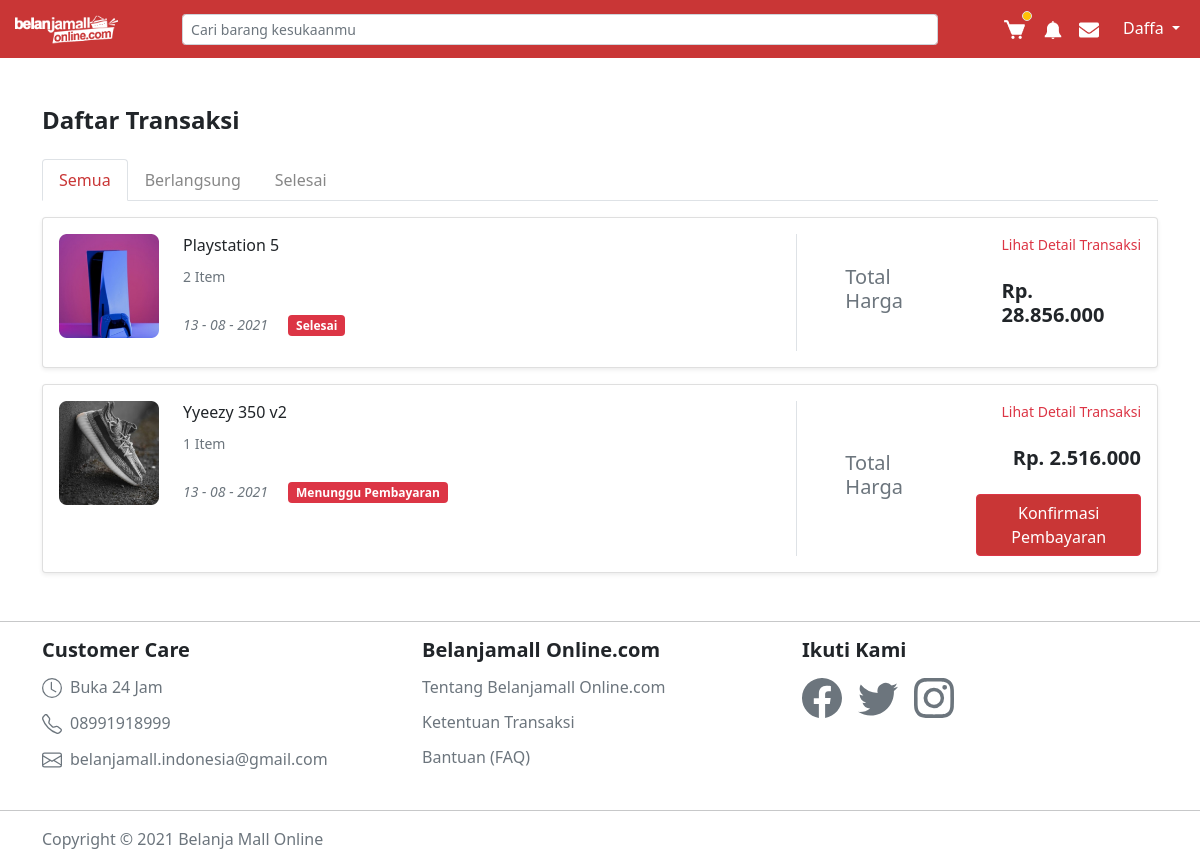
The app's page /transaksi.php (signed in) with its own data.
### tables this page shows
CREATE TABLE `transaksi` (
  `id` int(11) NOT NULL,
  `id_produk` int(11) NOT NULL,
  `total_bayar` int(11) NOT NULL,
  `produk_ongkos` int(11) NOT NULL,
  `status` int(11) NOT NULL,
  `tgl_pembelian` timestamp NOT NULL DEFAULT current_timestamp(),
  `kurir` varchar(255) NOT NULL,
  `kurir_ongkos` int(11) NOT NULL,
  `jenis_pembayaran` varchar(200) NOT NULL,
  `jumlah_produk` int(11) NOT NULL,
  `id_user` int(11) NOT NULL
);

CREATE TABLE `produk` (
  `id` int(11) NOT NULL,
  `nama` varchar(250) NOT NULL,
  `harga` int(11) NOT NULL,
  `gambar` varchar(255) NOT NULL,
  `deskripsi` text NOT NULL DEFAULT 'Lorem ipsum dolor sit amet, consectetur adipiscing elit. Praesent nisl tortor, ultrices vel cursus vitae, viverra sit amet erat. Suspendisse libero mauris, vehicula non ante sed, porta pharetra leo. Cras nec justo ipsum. Nulla tempor nulla sit amet tincidunt aliquam. Fusce tempor odio eu eros egestas eleifend. Nam mattis finibus nibh cursus accumsan. Praesent quam urna, pulvinar sit amet ex quis, bibendum efficitur mi. Sed pulvinar sem eu arcu pharetra euismod.',
  `berat` decimal(10,2) NOT NULL DEFAULT 10.00,
  `kategori` varchar(50) NOT NULL DEFAULT 'kategori_produk',
  `merk` varchar(50) NOT NULL DEFAULT 'merk_produk',
  `is_promo` int(2) NOT NULL DEFAULT 0
);

### transaksi.php (the view, shortened to what this page needs)
<?php
    include_once("config/connection.php");
    include_once("layout/header.php");
?>
<?php
    include_once("layout/navbar.php");
?>
<div class="container my-5">
    <h4 class="fw-bold">Daftar Transaksi</h4>
    <nav class="mt-4">
        <div class="nav nav-tabs" id="nav-tab" role="tablist">
            <button class="nav-link active" id="nav-home-tab" data-bs-toggle="tab" data-bs-target="#nav-home"
                type="button" role="tab" aria-controls="nav-home" aria-selected="true">Semua</button>
            <button class="nav-link" id="nav-profile-tab" data-bs-toggle="tab" data-bs-target="#nav-profile"
                type="button" role="tab" aria-controls="nav-profile" aria-selected="false">Berlangsung</button>
            <button class="nav-link" id="nav-contact-tab" data-bs-toggle="tab" data-bs-target="#nav-contact"
                type="button" role="tab" aria-controls="nav-contact" aria-selected="false">Selesai</button>
        </div>
    </nav>
    <div class="tab-content" id="nav-tabContent">
        <div class="tab-pane fade show active" id="nav-home" role="tabpanel" aria-labelledby="nav-home-tab">
            <?php
                $query = "SELECT t.*, p.nama pnama, p.gambar pgambar, p.harga pharga FROM transaksi t JOIN produk p ON t.id_produk = p.id WHERE id_user = $id_user";
                if ($row = mysqli_query($con, $query)):
                    while ($data = mysqli_fetch_assoc($row)):
            ?>
            <div class="card mt-3 rounded shadow-sm">
                <div class="card-body">
                    <div class="row">
                        <div class="col-8">
                            <div class="d-flex align-items-center">
                                <img src="assets/homepage/<?= $data['pgambar'] ?>" alt="gambar" class="img-fluid"
                                    width="100">
                                <div class="ms-4">
                                    <div>
                                        <h6><?= $data['pnama'] ?>
                                        </h6>
                                        <small class="text-muted"><?= $data['jumlah_produk'] ?>
                                            Item
                                        </small>
                                    </div>
                                    <div class="mt-4">
                                        <small
                                            class="text-muted me-3 fst-italic"><?= date_format(date_create($data['tgl_pembelian']), "d - m - Y") ?></small>
                                        <span class="badge bg-danger"><?php
                                        switch ($data['status']) {
                                            case 1:
                                                echo "Menunggu Pembayaran";
                                                break;
                                            case 3:
                                                echo "Selesai";
                                                break;
                                        }
                                    ?>
                                        </span>
                                    </div>
                                </div>
                            </div>
                        </div>
                        <div class="col">
                            <div class="d-flex align-items-center border-start justify-content-between">
                                <h5 class="text-muted ms-5 me-5">Total Harga</h5>
                                <div class="d-flex flex-column align-items-end">
                                    <small class="text-danger" type="button" data-bs-toggle="modal"
                                        data-bs-target="#produk1<?=$data['id']?>">Lihat
                                        Detail Transaksi</small>
                                    <h5 class="card-text fw-bold mt-4 mb-4">
                                        <?= "Rp. " . number_format($data['total_bayar'], 0, ",", ".") ?>
                                    </h5>
                                    <?php if ($data['status'] < 3): ?>
                                    <button type="button" class="btn btn-danger bg-red px-3" data-bs-toggle="modal"
                                        data-bs-target="#produkConfirm1<?=$data['id']?>">
                                        <?php
                                    switch ($data['status']) {
                                        case 1:
                                            echo "Konfirmasi Pembayaran";
                                            break;
                                    }
                                ?>
                                    </button>
                                    <?php endif; ?>
                                </div>
                            </div>
                        </div>
                    </div>
                </div>
            </div>
            <?php
                    endwhile;
                endif;
            ?>
        </div>
    </div>
</div>
<?php
    include_once("layout/footer.php");

### styles/index.css (style rules this page uses)
.bg-red { background-color: #C93636 !important; }
.nav-tabs > .active { color: #C93636 !important; }
.nav-tabs > :not(.active) { color: #878787 !important; }

### records on screen
transaksi: id_produk.gambar (picture), id_produk.nama "Playstation 5", jumlah_produk "2", tgl_pembelian "13 - 08 - 2021", status "Selesai", total_bayar "28.856.000"
transaksi: id_produk.gambar (picture), id_produk.nama "Yyeezy 350 v2", jumlah_produk "1", tgl_pembelian "13 - 08 - 2021", status "Menunggu Pembayaran", total_bayar "2.516.000"

### other values on screen
explode(" ", $_SESSION['nama'])[0] "Daffa"
